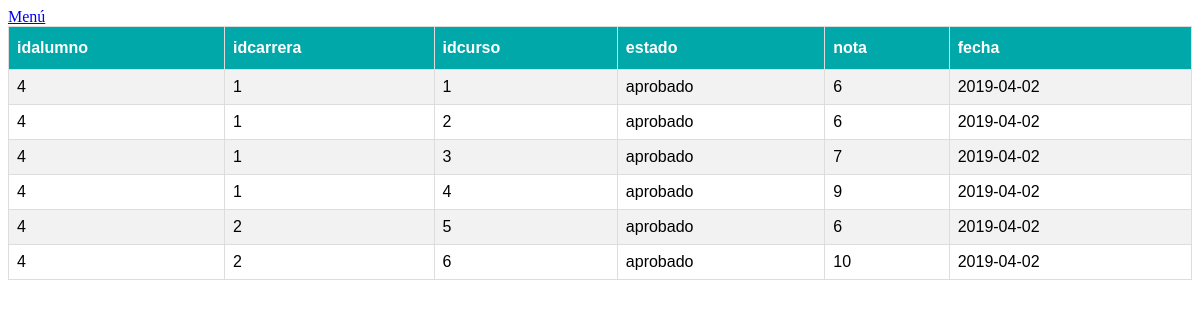
Screenshot of /vistas/vistaHistoriaAcademica.php with the database file from the repository.
### tables this page shows
CREATE TABLE historia_academica(
    idalumno integer REFERENCES alumno (identificador),
    idcarrera integer REFERENCES carrera (identificador),
    idcurso integer REFERENCES curso (identificador),
    estado ENUM('libre', 'en curso', 'aprobado'),
    nota smallint,
    fecha date
);

### vistas/vistaHistoriaAcademica.php (the view, shortened to what this page needs)
<?php
	include __DIR__ . '/../head.php';
?>
<body>
	<div id="cards" class="cards">
		<a href="../index.php">Menú</a><br>
		<?php
			$tableName = 'historia_academica';
			$primerColumna = 'idalumno';
			include __DIR__ . "/../defines.php";
			$sql = "SHOW COLUMNS FROM $tableName";
			$result = mysqli_query($mysqli, $sql);
			while($x = mysqli_fetch_assoc($result)){
				$fields[] = $x['Field'];
			}
			echo "<table id='tablaDatos'><tr>";
			foreach($fields as $f){
				echo "<th>$f</th>";
			}
			echo "</tr>";
			$sql = "SELECT * FROM $tableName ORDER BY $primerColumna DESC";
			if ($result=mysqli_query($mysqli,$sql))
			{
				while ($row=mysqli_fetch_row($result))
				{
					echo "<tr>";
					foreach($row as $key => $value){
						echo "<td>$value</td>";
					}
					echo "</tr>";
				}
			}else{
				echo $result->$error;
			}
			echo "</table>";
		?>
	</div>
</body>
</html>

### css/style.css (style rules this page uses)
#tablaDatos { font-family: "Trebuchet MS", Arial, Helvetica, sans-serif; border-collapse: collapse; width: 100%; }
#tablaDatos td, #tablaDatos th { border: 1px solid #ddd; padding: 8px; }
#tablaDatos tr:nth-child(even) { background-color: #f2f2f2; }
#tablaDatos th { padding-top: 12px; padding-bottom: 12px; text-align: left; background-color: #00A8A9; color: white; }

### rows the page displays
historia_academica: idalumno "4", idcarrera "1", idcurso "1", estado "aprobado", nota "6", fecha "2019-04-02"
historia_academica: idalumno "4", idcarrera "1", idcurso "2", estado "aprobado", nota "6", fecha "2019-04-02"
historia_academica: idalumno "4", idcarrera "1", idcurso "3", estado "aprobado", nota "7", fecha "2019-04-02"
historia_academica: idalumno "4", idcarrera "1", idcurso "4", estado "aprobado", nota "9", fecha "2019-04-02"
historia_academica: idalumno "4", idcarrera "2", idcurso "5", estado "aprobado", nota "6", fecha "2019-04-02"
historia_academica: idalumno "4", idcarrera "2", idcurso "6", estado "aprobado", nota "10", fecha "2019-04-02"

### other values shown
$f "idalumno"
$f "idcarrera"
$f "idcurso"
$f "estado"
$f "nota"
$f "fecha"
